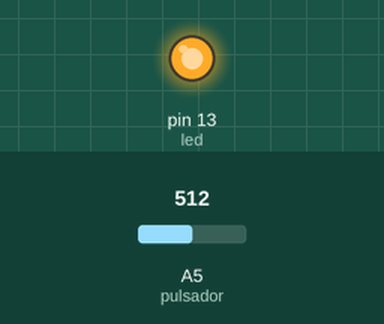
A sketch run on a simulated Arduino Uno, built with avr-gcc and run on an emulated ATmega328P. On the bench: output pins drawn as LEDs (lit = HIGH). The test bench sets the inputs (shaded band); at power-on: A5 (pulsador) = 512.

Above: at 1.2 s.
1.3 s: A5 (pulsador) set to 0
At 2.3 s:
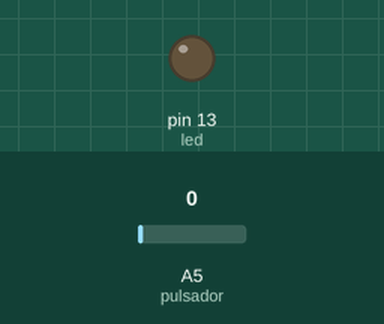
2.8 s: A5 (pulsador) set to 122
At 3.5 s:
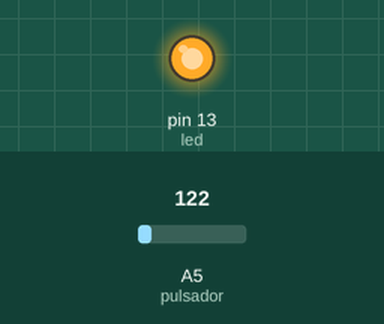
Timing chart, 0 to 5.8 s (numbered marks = the images above; inputs shaded):
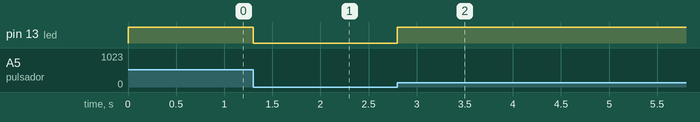

The sketch:

terminador_de_carrera.ino
```cpp
/*************************************************************
11460268
11460247
11460262
**************************************************************/
int pulsador = 5; //Definimos el puerto del pulsador
int led = 13; //LED de salida para ver el estado
void setup(){
pinMode(pulsador, INPUT); //Declaramos el interruptor como entrada
pinMode(led, OUTPUT); //Declaramos el led como salida
Serial.begin(9600); //Iniciamos la comunicacion Serial
}
void loop(){
boolean estado = analogRead(pulsador); //Leemos el estado del interruptor
digitalWrite(led, estado); //Escribimos en el LED el estado del interruptor
if(estado == 1)
  digitalWrite(led, estado); //Escribimos en el LED el estado del interruptor
else
  digitalWrite(led, estado); //Escribimos en el LED el estado del interruptor
}
```

Measured:
- after the input at 1.3 s, pin 13 (led): HIGH → LOW at once
- after the input at 2.8 s, pin 13 (led): LOW → HIGH at once
